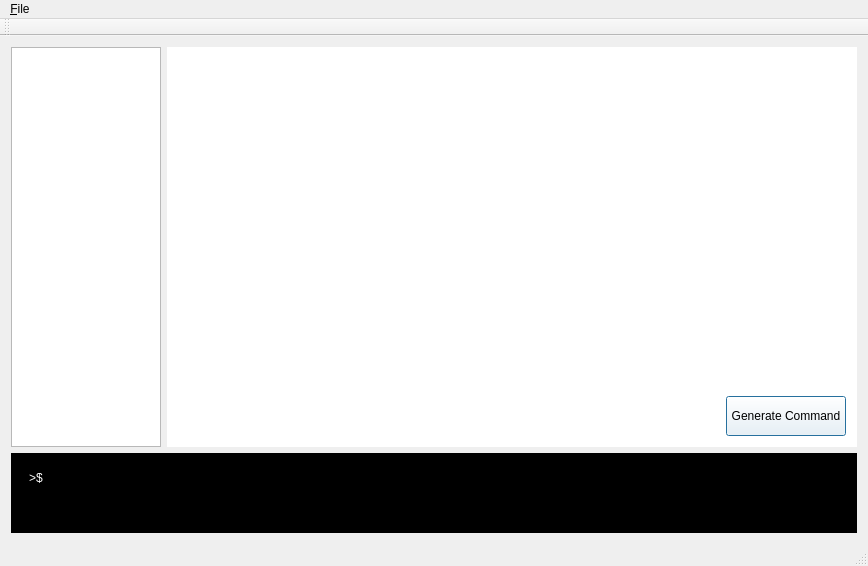
<?xml version="1.0" encoding="UTF-8"?>
<ui version="4.0">
 <class>MainWindow</class>
 <widget class="QMainWindow" name="MainWindow">
  <property name="geometry">
   <rect>
    <x>0</x>
    <y>0</y>
    <width>868</width>
    <height>559</height>
   </rect>
  </property>
  <property name="windowTitle">
   <string>MainWindow</string>
  </property>
  <widget class="QWidget" name="centralWidget">
   <layout class="QVBoxLayout" name="verticalLayout_2">
    <property name="sizeConstraint">
     <enum>QLayout::SetNoConstraint</enum>
    </property>
    <item>
     <layout class="QVBoxLayout" name="verticalLayout">
      <item>
       <layout class="QHBoxLayout" name="horizontalLayout">
        <property name="sizeConstraint">
         <enum>QLayout::SetNoConstraint</enum>
        </property>
        <item>
         <widget class="PiecesList" name="piecesList">
          <property name="sizePolicy">
           <sizepolicy hsizetype="Maximum" vsizetype="Expanding">
            <horstretch>0</horstretch>
            <verstretch>0</verstretch>
           </sizepolicy>
          </property>
          <property name="minimumSize">
           <size>
            <width>150</width>
            <height>0</height>
           </size>
          </property>
          <property name="maximumSize">
           <size>
            <width>150</width>
            <height>16777215</height>
           </size>
          </property>
          <property name="cursor" stdset="0">
           <cursorShape>OpenHandCursor</cursorShape>
          </property>
          <property name="sizeAdjustPolicy">
           <enum>QAbstractScrollArea::AdjustToContents</enum>
          </property>
          <property name="resizeMode">
           <enum>QListView::Adjust</enum>
          </property>
          <property name="viewMode">
           <enum>QListView::IconMode</enum>
          </property>
         </widget>
        </item>
        <item>
         <widget class="PuzzleWidget" name="dropArea" native="true">
          <property name="sizePolicy">
           <sizepolicy hsizetype="MinimumExpanding" vsizetype="MinimumExpanding">
            <horstretch>0</horstretch>
            <verstretch>0</verstretch>
           </sizepolicy>
          </property>
          <property name="minimumSize">
           <size>
            <width>600</width>
            <height>400</height>
           </size>
          </property>
          <property name="styleSheet">
           <string notr="true">background-color: rgb(255, 255, 255);</string>
          </property>
          <layout class="QVBoxLayout" name="verticalLayout_3">
           <item alignment="Qt::AlignRight|Qt::AlignBottom">
            <widget class="QPushButton" name="generateButton">
             <property name="sizePolicy">
              <sizepolicy hsizetype="Minimum" vsizetype="Minimum">
               <horstretch>0</horstretch>
               <verstretch>0</verstretch>
              </sizepolicy>
             </property>
             <property name="minimumSize">
              <size>
               <width>120</width>
               <height>40</height>
              </size>
             </property>
             <property name="maximumSize">
              <size>
               <width>100</width>
               <height>40</height>
              </size>
             </property>
             <property name="autoFillBackground">
              <bool>false</bool>
             </property>
             <property name="text">
              <string>Generate Command</string>
             </property>
             <property name="iconSize">
              <size>
               <width>120</width>
               <height>40</height>
              </size>
             </property>
             <property name="autoRepeat">
              <bool>true</bool>
             </property>
             <property name="autoDefault">
              <bool>false</bool>
             </property>
             <property name="default">
              <bool>true</bool>
             </property>
            </widget>
           </item>
          </layout>
         </widget>
        </item>
       </layout>
      </item>
      <item>
       <widget class="QLabel" name="commandArea">
        <property name="sizePolicy">
         <sizepolicy hsizetype="Expanding" vsizetype="Minimum">
          <horstretch>0</horstretch>
          <verstretch>0</verstretch>
         </sizepolicy>
        </property>
        <property name="minimumSize">
         <size>
          <width>0</width>
          <height>80</height>
         </size>
        </property>
        <property name="cursor">
         <cursorShape>IBeamCursor</cursorShape>
        </property>
        <property name="autoFillBackground">
         <bool>false</bool>
        </property>
        <property name="styleSheet">
         <string notr="true">background-color: rgb(0, 0, 0);
color: rgb(255, 255, 255);
font: 10pt &quot;MS Shell Dlg 2&quot;;</string>
        </property>
        <property name="text">
         <string>&gt;$</string>
        </property>
        <property name="alignment">
         <set>Qt::AlignLeading|Qt::AlignLeft|Qt::AlignTop</set>
        </property>
        <property name="margin">
         <number>10</number>
        </property>
        <property name="indent">
         <number>18</number>
        </property>
        <property name="textInteractionFlags">
         <set>Qt::LinksAccessibleByMouse|Qt::TextSelectableByMouse</set>
        </property>
       </widget>
      </item>
     </layout>
    </item>
   </layout>
  </widget>
  <widget class="QToolBar" name="mainToolBar">
   <attribute name="toolBarArea">
    <enum>TopToolBarArea</enum>
   </attribute>
   <attribute name="toolBarBreak">
    <bool>false</bool>
   </attribute>
  </widget>
  <widget class="QStatusBar" name="statusBar"/>
  <widget class="QMenuBar" name="menuBar">
   <property name="geometry">
    <rect>
     <x>0</x>
     <y>0</y>
     <width>868</width>
     <height>21</height>
    </rect>
   </property>
   <widget class="QMenu" name="menuFile">
    <property name="title">
     <string>&amp;File</string>
    </property>
    <addaction name="actionNew"/>
    <addaction name="actionClose"/>
   </widget>
   <addaction name="menuFile"/>
  </widget>
  <action name="actionNew">
   <property name="text">
    <string>&amp;New puzzle</string>
   </property>
   <property name="shortcut">
    <string>Ctrl+N</string>
   </property>
  </action>
  <action name="actionClose">
   <property name="text">
    <string>&amp;Close</string>
   </property>
  </action>
  <action name="actionUndo">
   <property name="text">
    <string>&amp;Undo</string>
   </property>
  </action>
 </widget>
 <layoutdefault spacing="6" margin="11"/>
 <customwidgets>
  <customwidget>
   <class>PiecesList</class>
   <extends>QListWidget</extends>
   <header>pieceslist.h</header>
  </customwidget>
  <customwidget>
   <class>PuzzleWidget</class>
   <extends>QWidget</extends>
   <header>puzzlewidget.h</header>
   <container>1</container>
  </customwidget>
 </customwidgets>
 <resources/>
 <connections/>
</ui>
